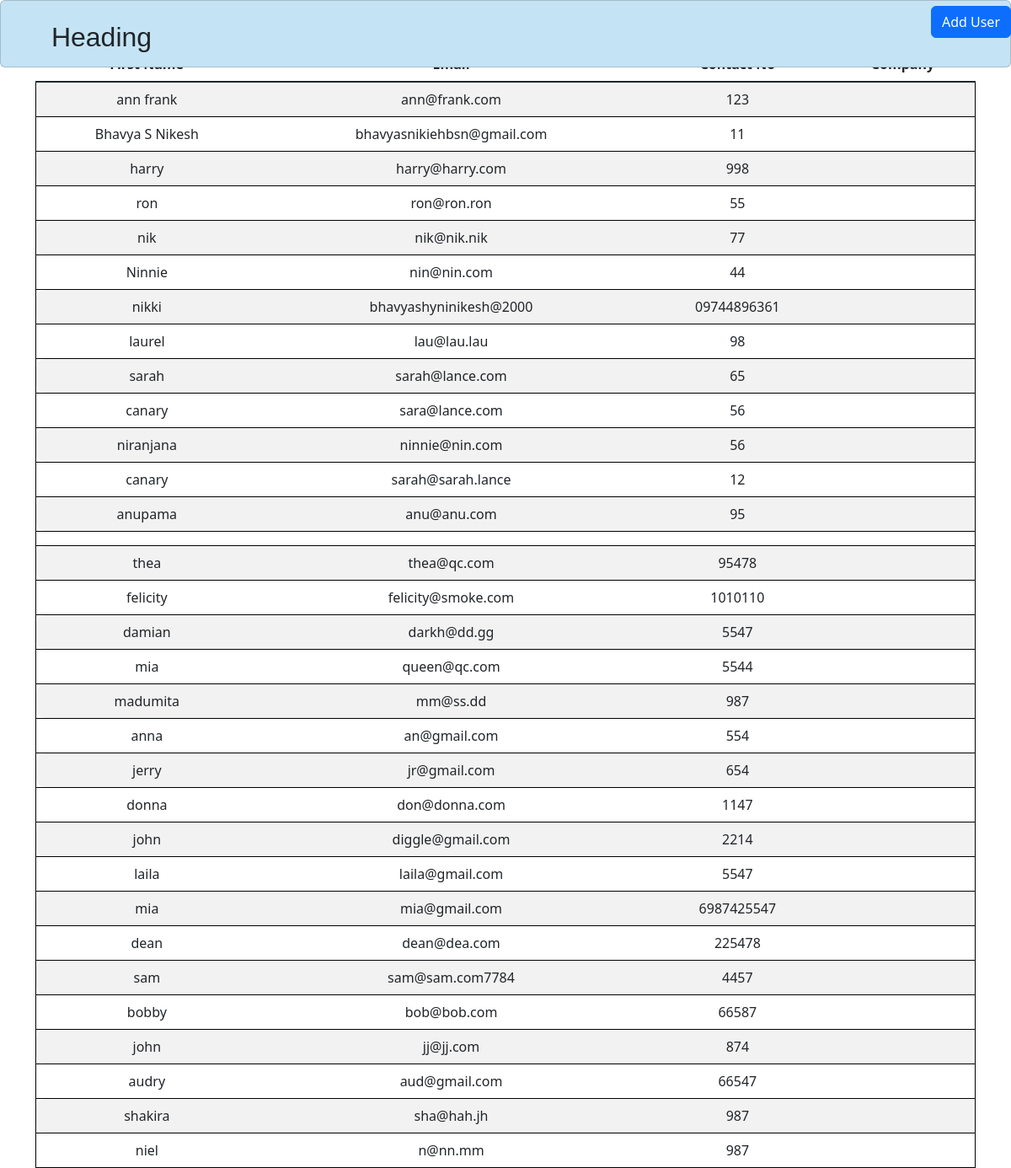
Before: /show/table with the older database file.
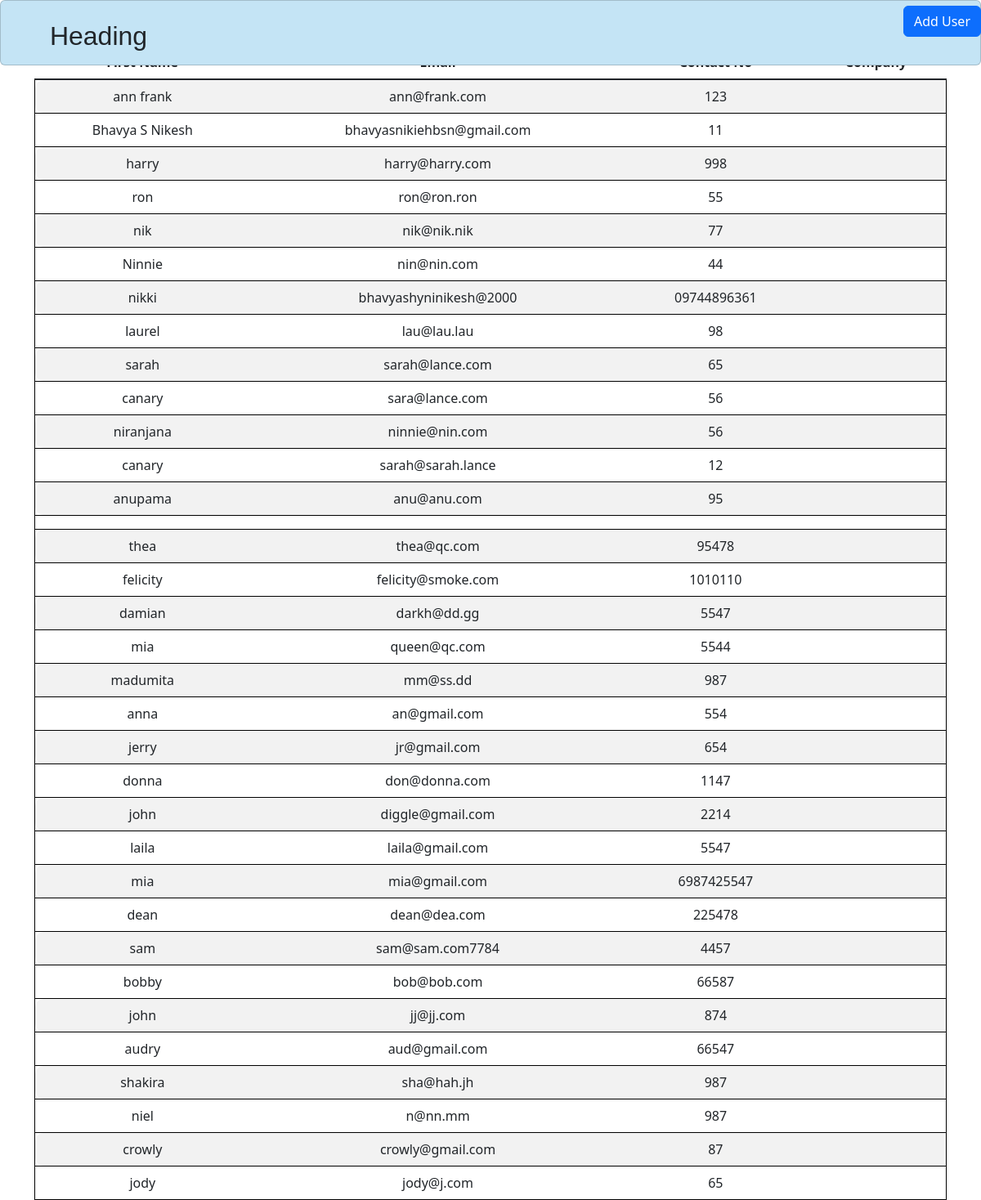
After: the same page with the newer database file.
### app.py (models this page shows)
class User(db.Model, UserMixin):
    user_id = db.Column(db.Integer, primary_key=True, autoincrement=True)
    email = db.Column(db.String(100),unique=True)
    password_hash = db.Column(db.String(500))
    first_name = db.Column(db.String(100),nullable=False)
    middle_name = db.Column(db.String(100),nullable=False)
    last_name = db.Column(db.String(100))
    contact_no =  db.Column(db.String(100),nullable=False)
    alt_contact_no = db.Column(db.String(100), nullable=True, default=None)
    company_id = mapped_column(Integer, ForeignKey("company.comp_id"))
    company = relationship("Company",backref=backref('users', lazy=True))
    is_deleted = db.Column(db.Boolean, default=False)
    created_by = db.Column(db.String(100), nullable=False)
    created_dt = db.Column(db.DateTime(timezone=True), server_default=func.now())
    updated_by = db.Column(db.String(100), nullable=False)
    updated_dt = db.Column(db.DateTime(timezone=True), server_default=func.now())

### app.py (the view)
@app.route("/show/table")
def show_post():
    print("jjjjjjj")
    post = User.query.all()
    return render_template('partials/show.html', post=post)

### templates/partials/show.html (shortened to what this page needs)
{% extends 'base.html' %}
{% block content %}
<head>
    <link href="https://cdnjs.cloudflare.com/ajax/libs/twitter-bootstrap/5.3.0/css/bootstrap.min.css" rel="stylesheet">
    <link href="https://cdn.datatables.net/2.1.3/css/dataTables.bootstrap5.css" rel="stylesheet">
</head>
<body>
    <h1>User List</h1>
</div>
    <div class="container text-center">
    <table id="example" class="table table-striped" style="width:100%">
        <thead>
            <tr>
                <th>First Name</th>
                <th>Email</th>
                <th>Contact No</th>
                <th>Company</th>
            </tr>
        </thead>
        <tbody class="table-group-divider">
            {% for user in post %}
            <tr class="border border-black">
                <td>{{ user.first_name }}</td>
                <td>{{ user.email }}</td>
                <td>{{ user.contact_no }}</td>
                <td>{{ user.company.name}}</td>
            </tr>
            {% endfor %}
        </tbody>
    </table>
    <div id="dynamic-form" class="position-absolute top-0 end-0">
        <button id="btn" class="btn btn-primary" hx-get="{{ url_for('add_user') }}" hx-target="#dynamicform" hx-swap="outerHTML">Add User</button>
    </div>
{% endblock %}

### templates/base.html (shortened to what this page needs)
<!doctype html>
<html lang="en">
  <head>
    <link href="{{url_for('static', filename='style.css')}}" rel="stylesheet">
    <script src="https://cdn.tailwindcss.com"></script>
  </head>
  <body>
    <header>
      <div id="pagetop" class="card">
          <div id="heading">
              <h2>Heading</h2>
          </div>
  </header>
    <div class="container-fluid">
        {% block content %}
         {% endblock %}
        </div>
  </body>
</html>

### static/style.css (style rules this page uses)
html, body { height: 100%; }
body { height: -moz-calc(100% - 113px); height: -webkit-calc(100% - 113px); height: calc(100% - 113px); }
body { background: #c4e4f5; }
h2 { font-size: 2.5rem; font-weight: bold; }
.btn { margin-left: 10px; margin-top: 7px; font-size: 16px; font-family: 'OpenSansBold'; padding: 5px 15px 10px 15px; }
table, th, td { border-left: none; border-right: none; }
h1 { font-size: 36px; }
.table tr { border-radius: 20px; }
tr td:nth-child(1), tr th:nth-child(1) { border-radius: .625rem 0 0 .625rem; }
#pagetop { position: absolute; padding: 0; height: 56px; top: 0; left: 0; width: 100%; background-color: #c4e4f5; display: inline-block; height: 80px; }
#heading { font-family:'Trebuchet MS', 'Lucida Sans Unicode', 'Lucida Grande', 'Lucida Sans', Arial, sans-serif; margin-top: 2%; margin-left: 5%; }

Changed rows visible on the page:
added User: first_name "crowly", email "crowly@gmail.com", contact_no "87"
added User: first_name "jody", email "jody@j.com", contact_no "65"
